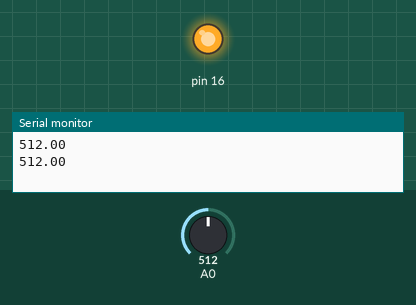
A sketch run on a simulated Arduino Uno, built with avr-gcc and run on an emulated ATmega328P. Shown: output pins drawn as LEDs (lit = HIGH), the last lines printed to the serial monitor. Inputs (shaded band) come from the test bench; at power-on: A0 = 512.

Above: at 1.8 s.
1.9 s: A0 set to 428
3.4 s: A0 set to 414
At 5.0 s:
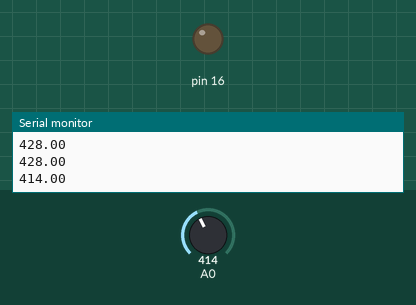
5.5 s: A0 set to 431
At 6.5 s:
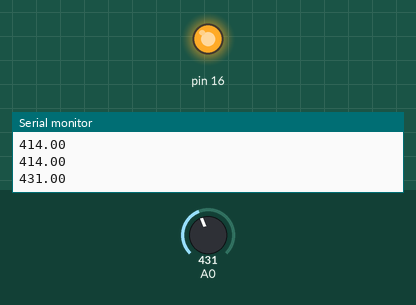
7.5 s: A0 set to 411
At 9.3 s:
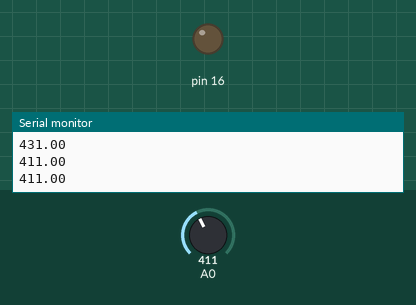
Timing chart, 0 to 10.5 s (numbered marks = the images above; inputs shaded):
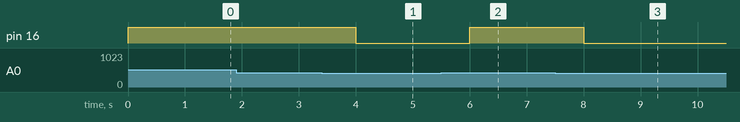

The sketch:

analogread.ino
```cpp
//int analogPin = A0;

float val = 0;  // variable to store the value read

void setup() {
  pinMode(16, OUTPUT);
  Serial.begin(115200);           //  setup serial
}

void loop() {
  val = analogRead(A0);
  Serial.println(val);

  if(val<=421){
    digitalWrite(16, LOW); // turn the LED off by making the voltage LOW
  }else{
    digitalWrite(16, HIGH); // turn the LED on (HIGH is the voltage level)


  }


  delay(1000); // wait for a second

}
```

Measured:
- the behaviour switches between 422 and 421 on A0 (found by bisection; images 0 and 1)
- after the input at 3.4 s, pin 16: HIGH → LOW after 0.60 s
- after the input at 5.5 s, pin 16: LOW → HIGH after 0.50 s
- after the input at 7.5 s, pin 16: HIGH → LOW after 0.51 s
